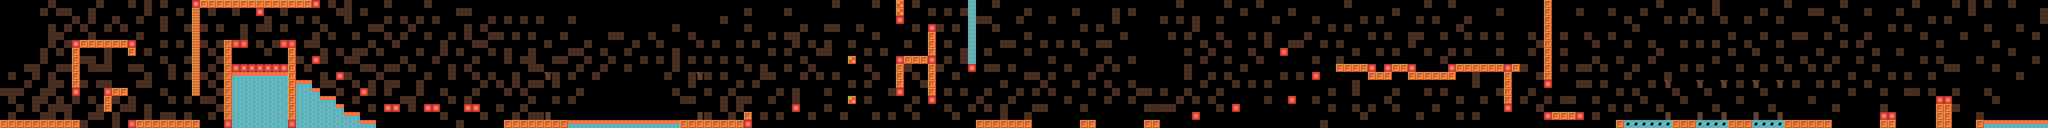

The image is a tile-based game level rendered from a .tmx file. Its description and source (layers, tilesets, objects; grid data summarised) follow:
An orthogonal 256x16 tile map with 16x16 px tiles, 2 tile layers (bg, fg), 3 tilesets and 39 objects (3x bee, start).

<map version="1.0" orientation="orthogonal" width="256" height="16" tilewidth="16" tileheight="16">
 <tileset firstgid="1" name="fgtiles" tilewidth="16" tileheight="16">
  <image source="../art/fgtiles.png" trans="000000" width="256" height="256" />
 </tileset>
 <tileset firstgid="257" name="bgtiles" tilewidth="16" tileheight="16">
  <image source="../art/bgtiles.png" trans="000000" width="256" height="256" />
 </tileset>
 <tileset firstgid="513" name="objects" tilewidth="16" tileheight="16">
  <image source="../art/objects.png" trans="000000" width="128" height="128" />
 </tileset>
 <layer name="bg" width="256" height="16">
  <data>[4096 cells, 794 non-empty, 7 distinct tile ids]</data>
 </layer>
 <layer name="fg" width="256" height="16">
  <data>[4096 cells, 551 non-empty, 14 distinct tile ids]</data>
 </layer>
 <objectgroup name="obj" width="256" height="16">
  <object type="start" x="16" y="224" width="16" height="16" />
  <object gid="513" x="256" y="192" />
  <object gid="513" x="272" y="192" />
  <object gid="513" x="288" y="192" />
  <object gid="513" x="256" y="240" />
  <object gid="513" x="352" y="192" />
  <object gid="513" x="976" y="240" />
  <object gid="513" x="976" y="224" />
  <object gid="513" x="976" y="208" />
  <object gid="513" x="976" y="144" />
  <object gid="513" x="976" y="128" />
  <object gid="513" x="1936" y="160" />
  <object gid="517" x="1248" y="224" />
  <object gid="513" x="368" y="192" />
  <object gid="517" x="1984" y="224" />
  <object gid="513" x="2112" y="224" />
  <object gid="513" x="2240" y="224" />
  <object gid="513" x="2960" y="128" />
  <object gid="513" x="2960" y="112" />
  <object gid="513" x="2960" y="48" />
  <object gid="513" x="3024" y="96" />
  <object gid="513" x="3024" y="80" />
  <object gid="513" x="3024" y="64" />
  <object type="bee" x="3360" y="208" width="16" height="16">
   <properties>
    <property name="time" value="0" />
   </properties>
  </object>
  <object gid="517" x="3248" y="224" />
  <object type="bee" x="3472" y="208" width="16" height="16">
   <properties>
    <property name="time" value="0" />
   </properties>
  </object>
  <object type="bee" x="3584" y="208" width="16" height="16">
   <properties>
    <property name="time" value="0" />
   </properties>
  </object>
  <object gid="513" x="3824" y="208" />
  <object gid="513" x="3712" y="224" />
  <object gid="513" x="3936" y="192" />
  <object gid="513" x="3936" y="176" />
  <object gid="513" x="3936" y="96" />
  <object gid="513" x="3936" y="208" />
  <object gid="513" x="3936" y="80" />
  <object gid="513" x="3712" y="208" />
  <object gid="513" x="3824" y="224" />
  <object gid="513" x="3936" y="160" />
  <object gid="513" x="3056" y="144" />
  <object gid="516" x="1600" y="240" />
 </objectgroup>
</map>